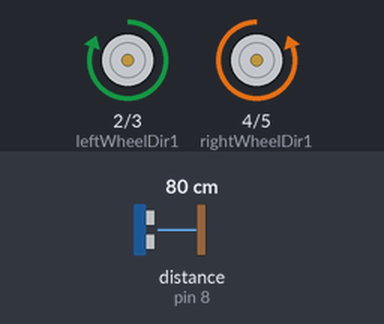
This sketch was run on a simulated Arduino Uno, built with avr-gcc and run on an emulated ATmega328P. Parts: motor-driver pin pairs drawn as motors (green arrow = first pin HIGH = forward, orange = second pin HIGH = backward, longer = more drive). Wiring (inferred from the names in the program): ultrasonic range finder: trigger pin 10; echo pin 8. The test bench sets the inputs (shaded band); at power-on: distance to the obstacle (sensor on pin 8) 80 cm. The echo pulse lasts 58.3 µs per cm; random numbers use the default seed unless the sketch sets one.

Above: at 1.2 s.
1.3 s: distance to the obstacle (sensor on pin 8) set to 19 cm
2.8 s: distance to the obstacle (sensor on pin 8) set to 16 cm
At 3.6 s:
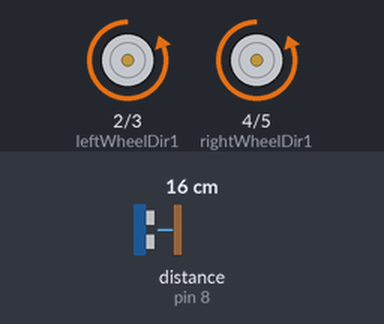
At 5.6 s:
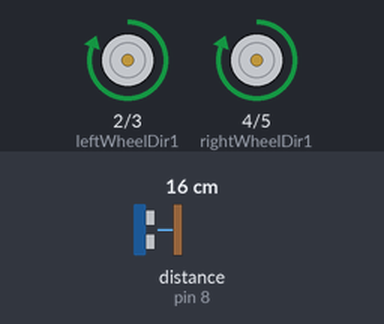
5.8 s: distance to the obstacle (sensor on pin 8) set to 18 cm
Timing chart, 0 to 8.8 s (numbered marks = the images above; inputs shaded):
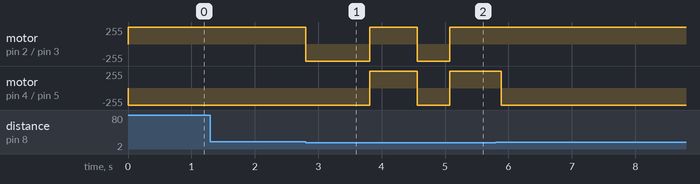

Measured:
- the behaviour switches between 18 and 17 cm on distance to the obstacle (sensor on pin 8) (found by bisection; images 0 and 1)
- after the input at 1.3 s, every drawn part: stays the same

The sketch:

Roomba.ino
```cpp
// wheel variables
int leftWheelDir1 = 2, leftWheelDir2 = 3; // direction pins for left wheel
int rightWheelDir1 = 4, rightWheelDir2 = 5; // direction pins for right wheel

// sensor variables
int trigPin = 10;
int echoPin = 8;
int distance;

// timer variable
extern volatile unsigned long timer0_millis;

void setup() {
  // wheel pins
  pinMode(leftWheelDir1, OUTPUT);
  pinMode(leftWheelDir2, OUTPUT);
  pinMode(rightWheelDir1, OUTPUT);
  pinMode(rightWheelDir2, OUTPUT);

  // sensor pins
  pinMode(trigPin, OUTPUT);
  pinMode(echoPin, INPUT);
}

void loop() {
  // get a distance value
  getDistance();

  // move forward if the path is clear
  // turn if object is in the way
  if(distance > 1000) moveForward();
  else turn();

  // force turn every 15 seconds of moving forward
  if((millis()/1000)%16 == 15) turn();
}

// gets distance value
void getDistance() {
  digitalWrite(trigPin, LOW);
  delayMicroseconds(20);
  digitalWrite(trigPin, HIGH);
  delayMicroseconds(20);
  digitalWrite(trigPin, LOW);
  distance = pulseIn(echoPin, HIGH);
}

// drives roomba forward
void moveForward() {
  // left wheel
  digitalWrite(leftWheelDir1, HIGH);
  digitalWrite(leftWheelDir2, LOW);

  // right wheel
  digitalWrite(rightWheelDir1, LOW);
  digitalWrite(rightWheelDir2, HIGH);
}

// turns roomba in a random direction
// at a random angle
void turn() {
  // turn random direction
  if (random(0, 2) == 0) turnRight();
  else turnLeft();

  // duration of turn
  delay(random(300, 550));

  // reset timer
  noInterrupts();
  timer0_millis = 0;
  interrupts();
}

// turns the roomba to the left
void turnLeft() {
  // left wheel
  digitalWrite(leftWheelDir1, LOW);
  digitalWrite(leftWheelDir2, HIGH);

  // right wheel
  digitalWrite(rightWheelDir1, LOW);
  digitalWrite(rightWheelDir2, HIGH);
}

// turns the roomba to the right
void turnRight() {
  // left wheel
  digitalWrite(leftWheelDir1, HIGH);
  digitalWrite(leftWheelDir2, LOW);

  // right wheel
  digitalWrite(rightWheelDir1, HIGH);
  digitalWrite(rightWheelDir2, LOW);
}
```
